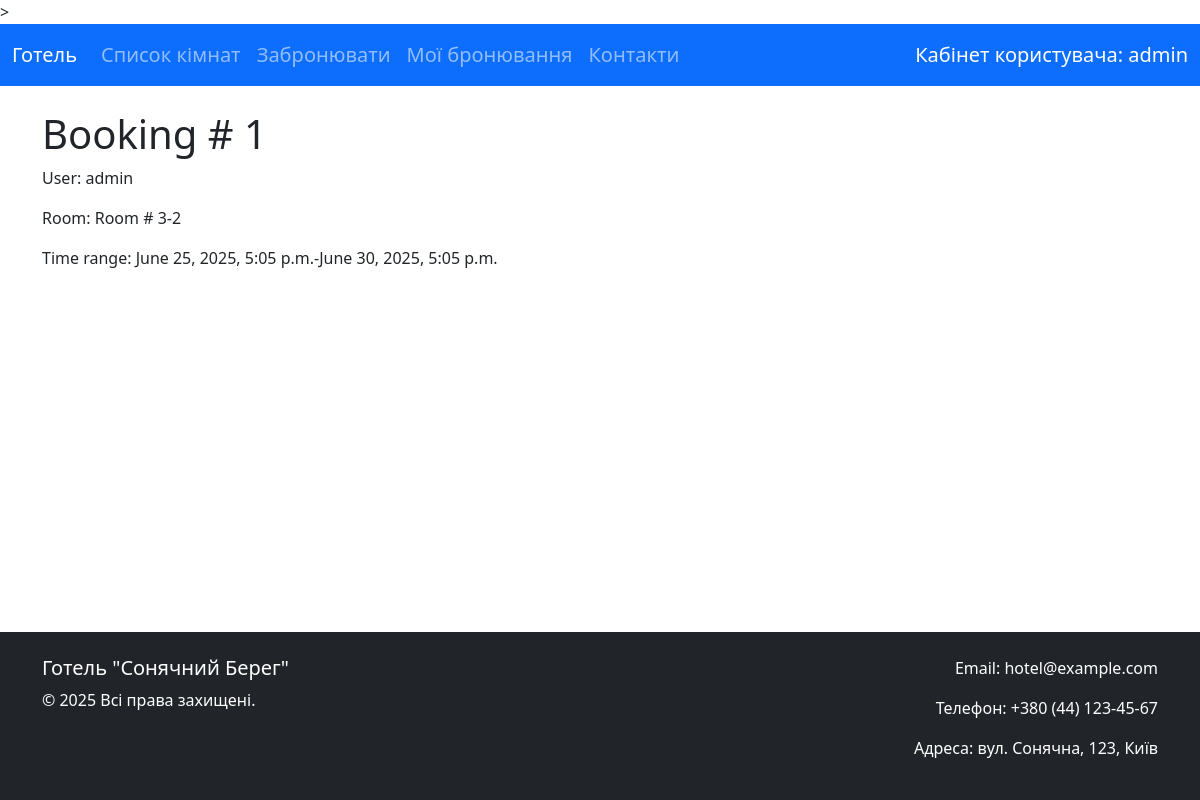
Page /booking-details/1 (signed in) on the committed database.
### booking/models.py (models this page shows, shortened)
class Booking(models.Model):
    user = models.ForeignKey(User, on_delete=models.CASCADE)
    room = models.ForeignKey(Room, on_delete=models.CASCADE, related_name="bookings")
    start_time = models.DateTimeField()
    end_time = models.DateTimeField()
    creation_time = models.DateTimeField(auto_now_add=True)
    total_price = models.DecimalField(  # 🆕 поле для збереження загальної ціни
        max_digits=10,
        decimal_places=2,
        default=0.00
    )
    class Meta:
        verbose_name = "Booking"
        verbose_name_plural = "Bookings"
        ordering = ["start_time"]

class Room(models.Model):
    number = models.IntegerField()
    capacity = models.IntegerField()
    location = models.TextField()
    price_per_day = models.DecimalField(max_digits=8, decimal_places=2, default=1000)
    image = models.ImageField(upload_to='room_images/', blank=True, null=True)
    video = models.FileField(upload_to="videos/", blank=True, null=True)
    def __str__(self):
        return f"Room # {self.number}-{self.capacity}"
    class Meta:
        verbose_name = "Room"
        verbose_name_plural = "Rooms"
        ordering = ["number"]

### booking/views.py (the view)
# urls.py: path("booking-details/<int:pk>", views.booking_details, name="booking-details"),
def booking_details(request, pk):
    try:
        booking = Booking.objects.get(id=pk)
        return render(request, "booking/booking_details.html", {"booking": booking})
    except Booking.DoesNotExist:
        return HttpResponse("This booking not exist", status=404)

### templates/booking/booking_details.html
{% extends "base.html" %}
{% block content %}
<h1>Booking # {{booking.id}}</h1>
<p>User: {{ booking.user.username }}</p>
<p>Room: {{ booking.room }}</p>
<p>Time range: {{ booking.start_time }}-{{ booking.end_time }}</p>
{% endblock %}

### templates/base.html (shortened to what this page needs)
<!DOCTYPE html>
<html lang="uk">
{% load static %}
<head>
    <link href="https://cdn.jsdelivr.net/npm/bootstrap@5.3.3/dist/css/bootstrap.min.css" rel="stylesheet">
    <link rel="stylesheet" href="{% static 'style.css' %}">
</head>
<body class="d-flex flex-column min-vh-100"> >
<nav class="navbar navbar-expand-lg navbar-dark bg-primary fs-5">
  <div class="container-fluid">
    <a class="navbar-brand" href="{% url 'index' %}">Готель</a>
    <div class="collapse navbar-collapse" id="navbarNav">
      <ul class="navbar-nav me-auto">
        <li class="nav-item">
          <a class="nav-link" href="{% url 'rooms-list' %}">Список кімнат</a>
        </li>
        <li class="nav-item">
          {% if user.is_authenticated %}
            <a class="nav-link" href="{% url 'book-room' %}">Забронювати</a>
          {% else %}
            <a class="nav-link" href="#" data-bs-toggle="modal" data-bs-target="#loginModal">Забронювати</a>
          {% endif %}
        </li>
        <li class="nav-item">
          {% if user.is_authenticated %}
            <a class="nav-link" href="{% url 'my-bookings' %}">Мої бронювання</a>
          {% else %}
            <a class="nav-link" href="#" data-bs-toggle="modal" data-bs-target="#loginModal">Мої бронювання</a>
          {% endif %}
        </li>
        <li class="nav-item">
          <a class="nav-link" href="{% url 'contacts' %}">Контакти</a>
        </li>
      </ul>
      {% if user.is_authenticated %}
        <span class="navbar-text text-white">
          Кабінет користувача: {{ user.username }}
        </span>
      {% endif %}
    </div>
  </div>
</nav>
<main class="container mt-4 flex-grow-1">
    {% block content %}
    {% endblock %}
</main>
{% include 'footer.html' %}
</body>
</html>

### static/style.css (style rules this page uses)
html, body { height: 100%; margin: 0; }
body { display: flex; flex-direction: column; }
main { flex: 1 0 auto; }

### rows in the picture
Booking: id "1", user.username "admin", room "Room # 3-2", start_time "June 25, 2025, 5:05 p.m.", end_time "June 30, 2025, 5:05 p.m."

### other values in the picture
{{ user.username }} "admin"
